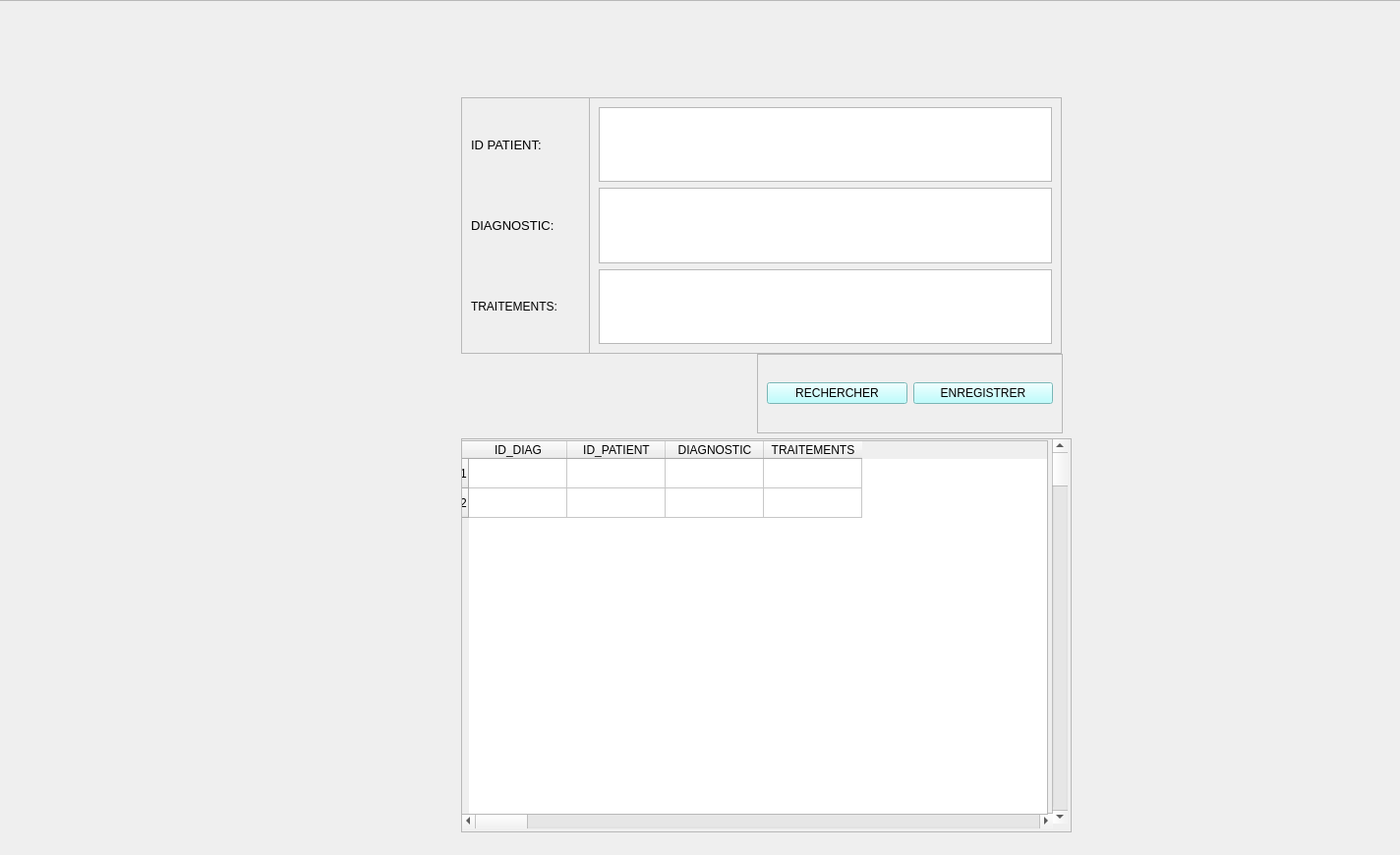
<?xml version="1.0" encoding="UTF-8"?>
<ui version="4.0">
 <class>Form</class>
 <widget class="QWidget" name="Form">
  <property name="geometry">
   <rect>
    <x>0</x>
    <y>0</y>
    <width>1424</width>
    <height>870</height>
   </rect>
  </property>
  <property name="windowTitle">
   <string>Form</string>
  </property>
  <property name="styleSheet">
   <string notr="true"/>
  </property>
  <widget class="QFrame" name="frame">
   <property name="geometry">
    <rect>
     <x>-10</x>
     <y>0</y>
     <width>1461</width>
     <height>881</height>
    </rect>
   </property>
   <property name="frameShape">
    <enum>QFrame::StyledPanel</enum>
   </property>
   <property name="frameShadow">
    <enum>QFrame::Raised</enum>
   </property>
   <widget class="QLabel" name="back">
    <property name="geometry">
     <rect>
      <x>10</x>
      <y>-10</y>
      <width>1491</width>
      <height>911</height>
     </rect>
    </property>
    <property name="text">
     <string/>
    </property>
    <property name="pixmap">
     <pixmap resource="resource_fiche.qrc">:/images/fiche2.jpg</pixmap>
    </property>
    <property name="scaledContents">
     <bool>true</bool>
    </property>
   </widget>
   <widget class="QFrame" name="frame_coordo">
    <property name="geometry">
     <rect>
      <x>479</x>
      <y>99</y>
      <width>131</width>
      <height>261</height>
     </rect>
    </property>
    <property name="frameShape">
     <enum>QFrame::StyledPanel</enum>
    </property>
    <property name="frameShadow">
     <enum>QFrame::Raised</enum>
    </property>
    <layout class="QVBoxLayout" name="verticalLayout">
     <item>
      <widget class="QLabel" name="id_pat">
       <property name="font">
        <font>
         <family>MS Shell Dlg 2</family>
         <pointsize>10</pointsize>
        </font>
       </property>
       <property name="styleSheet">
        <string notr="true"/>
       </property>
       <property name="text">
        <string>ID PATIENT:</string>
       </property>
       <property name="textFormat">
        <enum>Qt::PlainText</enum>
       </property>
      </widget>
     </item>
     <item>
      <widget class="QLabel" name="diagnostic">
       <property name="font">
        <font>
         <pointsize>10</pointsize>
        </font>
       </property>
       <property name="styleSheet">
        <string notr="true"/>
       </property>
       <property name="text">
        <string>DIAGNOSTIC:</string>
       </property>
      </widget>
     </item>
     <item>
      <widget class="QLabel" name="traitements">
       <property name="font">
        <font>
         <pointsize>9</pointsize>
         <weight>50</weight>
         <bold>false</bold>
        </font>
       </property>
       <property name="styleSheet">
        <string notr="true"/>
       </property>
       <property name="text">
        <string>TRAITEMENTS:</string>
       </property>
      </widget>
     </item>
    </layout>
   </widget>
   <widget class="QFrame" name="zone_texte">
    <property name="geometry">
     <rect>
      <x>609</x>
      <y>99</y>
      <width>481</width>
      <height>261</height>
     </rect>
    </property>
    <property name="frameShape">
     <enum>QFrame::StyledPanel</enum>
    </property>
    <property name="frameShadow">
     <enum>QFrame::Raised</enum>
    </property>
    <layout class="QVBoxLayout" name="verticalLayout_2">
     <item>
      <widget class="QTextEdit" name="textEdit"/>
     </item>
     <item>
      <widget class="QTextEdit" name="textEdit_3"/>
     </item>
     <item>
      <widget class="QTextEdit" name="textEdit_2"/>
     </item>
    </layout>
   </widget>
   <widget class="QFrame" name="frame_bout">
    <property name="geometry">
     <rect>
      <x>780</x>
      <y>360</y>
      <width>311</width>
      <height>81</height>
     </rect>
    </property>
    <property name="frameShape">
     <enum>QFrame::StyledPanel</enum>
    </property>
    <property name="frameShadow">
     <enum>QFrame::Raised</enum>
    </property>
    <layout class="QHBoxLayout" name="horizontalLayout">
     <item>
      <widget class="QPushButton" name="pushButton">
       <property name="styleSheet">
        <string notr="true">background-color: rgb(170, 255, 255);</string>
       </property>
       <property name="text">
        <string>RECHERCHER</string>
       </property>
       <property name="icon">
        <iconset resource="resource_fiche.qrc">
         <normaloff>:/images/magnifying-glass.png</normaloff>:/images/magnifying-glass.png</iconset>
       </property>
      </widget>
     </item>
     <item>
      <widget class="QPushButton" name="pushButton_2">
       <property name="styleSheet">
        <string notr="true">background-color: rgb(170, 255, 255);</string>
       </property>
       <property name="text">
        <string>ENREGISTRER</string>
       </property>
       <property name="icon">
        <iconset resource="resource_fiche.qrc">
         <normaloff>:/images/add.png</normaloff>:/images/add.png</iconset>
       </property>
      </widget>
     </item>
    </layout>
   </widget>
   <widget class="QScrollArea" name="scrollArea">
    <property name="geometry">
     <rect>
      <x>479</x>
      <y>446</y>
      <width>621</width>
      <height>401</height>
     </rect>
    </property>
    <property name="widgetResizable">
     <bool>true</bool>
    </property>
    <widget class="QWidget" name="scrollAreaWidgetContents_2">
     <property name="geometry">
      <rect>
       <x>0</x>
       <y>0</y>
       <width>619</width>
       <height>399</height>
      </rect>
     </property>
     <widget class="QScrollBar" name="verticalScrollBar">
      <property name="geometry">
       <rect>
        <x>600</x>
        <y>0</y>
        <width>16</width>
        <height>391</height>
       </rect>
      </property>
      <property name="orientation">
       <enum>Qt::Vertical</enum>
      </property>
     </widget>
     <widget class="QScrollBar" name="horizontalScrollBar">
      <property name="geometry">
       <rect>
        <x>0</x>
        <y>380</y>
        <width>601</width>
        <height>16</height>
       </rect>
      </property>
      <property name="styleSheet">
       <string notr="true"/>
      </property>
      <property name="orientation">
       <enum>Qt::Horizontal</enum>
      </property>
     </widget>
     <widget class="QTableWidget" name="tableWidget">
      <property name="geometry">
       <rect>
        <x>-5</x>
        <y>1</y>
        <width>601</width>
        <height>381</height>
       </rect>
      </property>
      <row>
       <property name="text">
        <string>1</string>
       </property>
      </row>
      <row>
       <property name="text">
        <string>2</string>
       </property>
      </row>
      <column>
       <property name="text">
        <string>ID_DIAG</string>
       </property>
      </column>
      <column>
       <property name="text">
        <string>ID_PATIENT</string>
       </property>
      </column>
      <column>
       <property name="text">
        <string>DIAGNOSTIC</string>
       </property>
      </column>
      <column>
       <property name="text">
        <string>TRAITEMENTS</string>
       </property>
      </column>
     </widget>
    </widget>
   </widget>
  </widget>
 </widget>
 <resources>
  <include location="resource_fiche.qrc"/>
 </resources>
 <connections/>
</ui>
